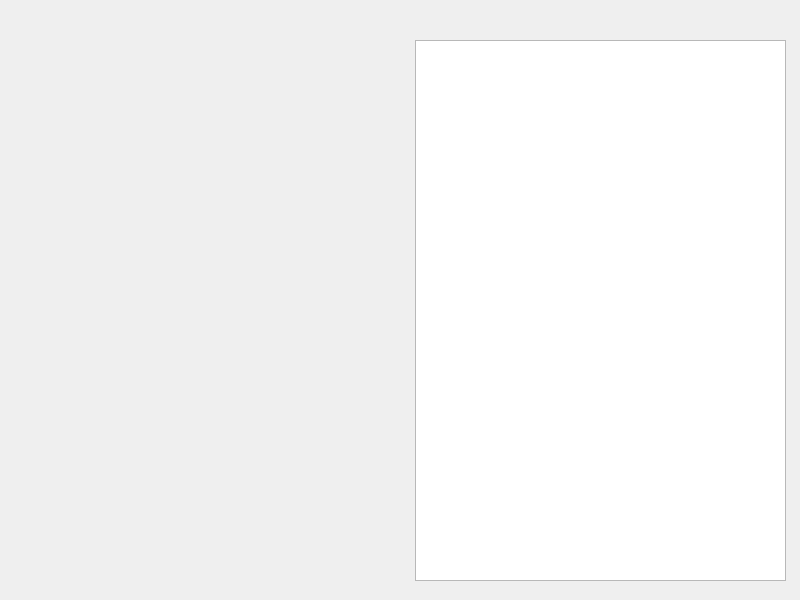
<?xml version="1.0" encoding="UTF-8"?>
<ui version="4.0">
 <class>MainWindow</class>
 <widget class="QMainWindow" name="MainWindow">
  <property name="geometry">
   <rect>
    <x>0</x>
    <y>0</y>
    <width>800</width>
    <height>600</height>
   </rect>
  </property>
  <property name="windowTitle">
   <string>MainWindow</string>
  </property>
  <widget class="QWidget" name="centralwidget">
   <widget class="QTextBrowser" name="log">
    <property name="geometry">
     <rect>
      <x>415</x>
      <y>40</y>
      <width>371</width>
      <height>541</height>
     </rect>
    </property>
   </widget>
  </widget>
 </widget>
 <resources/>
 <connections/>
</ui>
